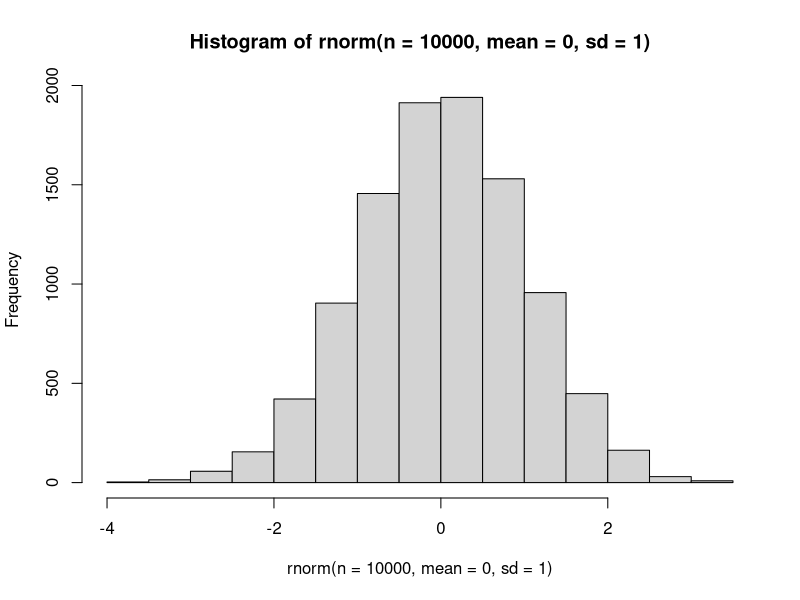
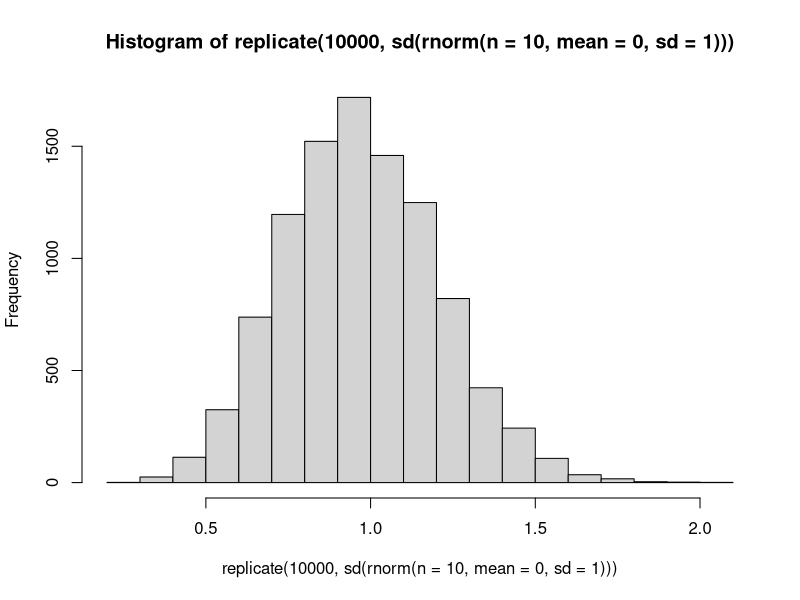
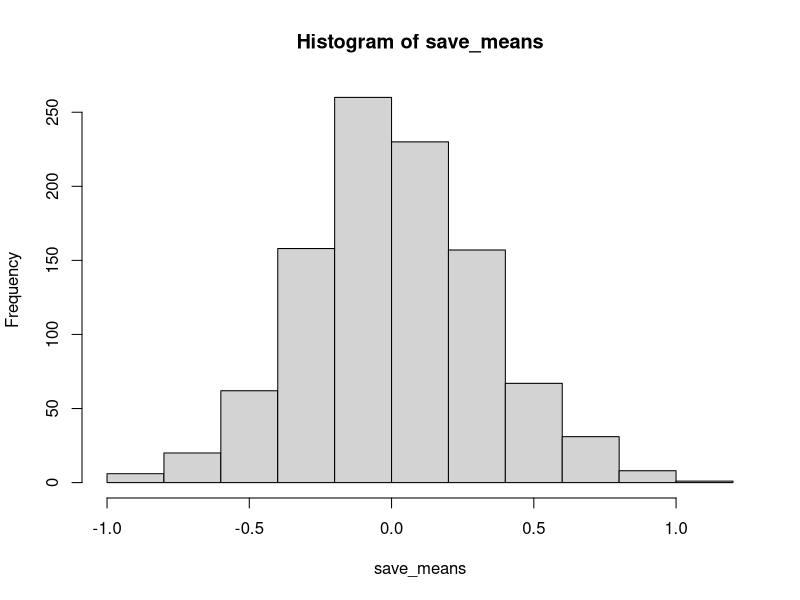
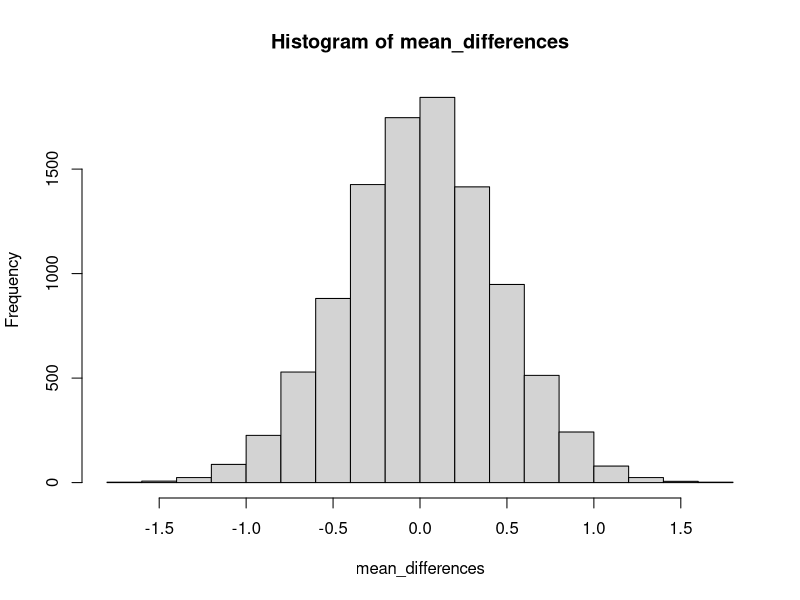
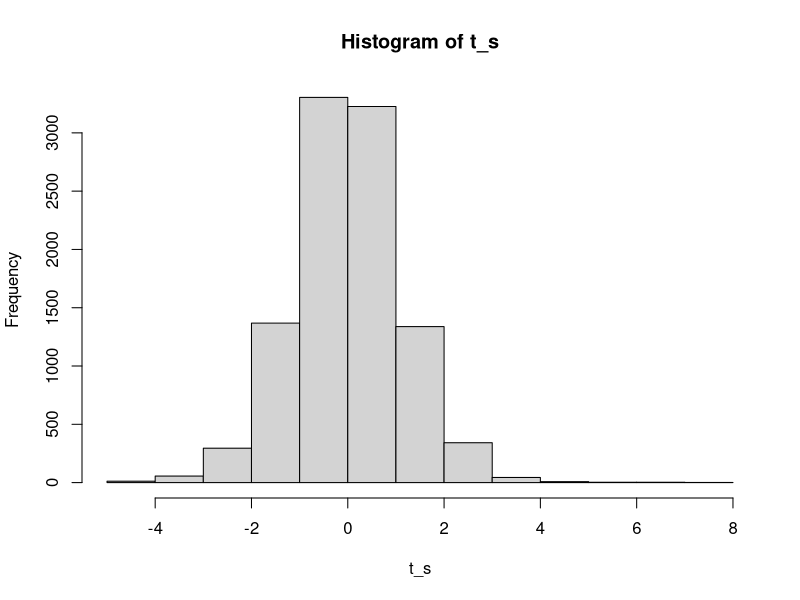
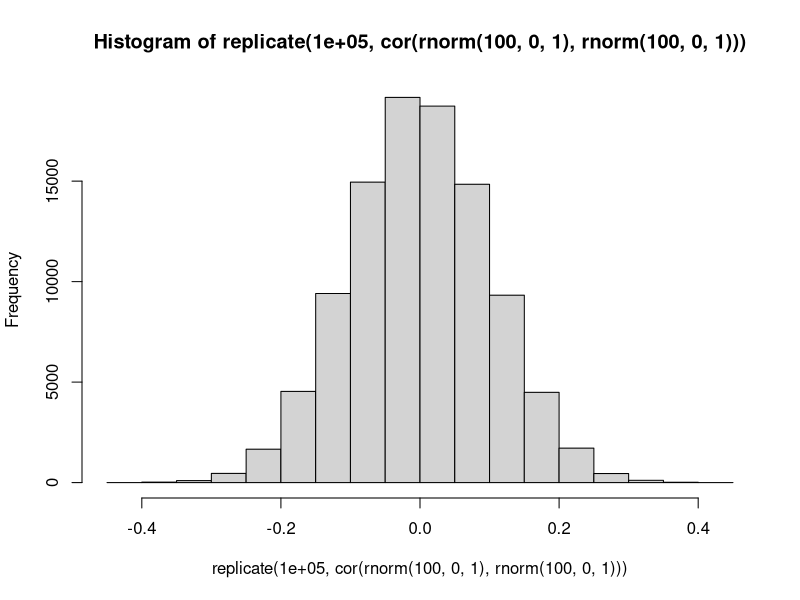
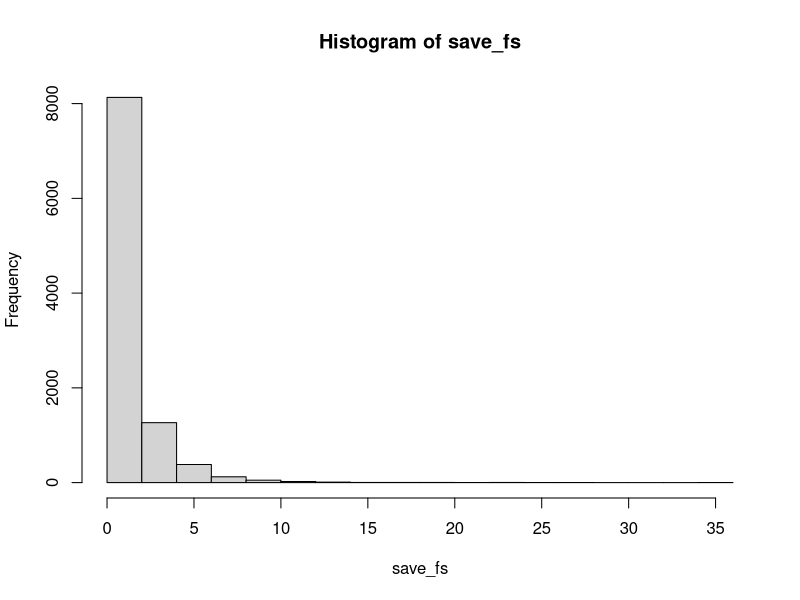

R code for these plots, in order:
## ---- chunk 1
knitr::opts_chunk$set(echo = TRUE)
## ---- chunk 2
rnorm(n=5,mean=0,sd=1)
## ---- chunk 3
hist(rnorm(n=10000,mean=0,sd=1)) #hist for histogram and rnorm for normal distribution

mean(rnorm(n=10,mean=0,sd=1))
sd(rnorm(n=100000,mean=0,sd=1))

mean(rnorm(n=10,mean=0,sd=1))
## ---- chunk 4
#sample mean
#n=10
save_means<-c()
for(i in 1:1000){
save_means[i]<-mean(rnorm(n=10,mean=0,sd=1))
}
  

## ---- chunk 5
#replicate

replicate(1000,mean(rnorm(n=10,mean=0,sd=1)))

hist(replicate(10000,sd(rnorm(n=10,mean=0,sd=1))))

hist(save_means)

SEM<-1/sqrt(10)
SEM

sd(save_means)
## ---- chunk 6
#long way of doing it
A <- rnorm(10,0,1)
B <- rnorm(10,0,1)
MD <- mean(A)-mean(B)
MD

#lets do a loop to create 10000 groups
mean_differences <- replicate(10000, mean(rnorm(10,0,1))-mean(rnorm(10,0,1)))

sort(mean_differences)[95000] #sort will order all the smallest values to the largest values-includes all 10000 numbers. The cutoff numbers in the bracket are found by .95*10000 for critical value

sort(mean_differences)[2500]
sort(mean_differences)[97500]

hist(mean_differences)
## ---- chunk 7
#pt is getting a quantile from a t-test
#qt is getting a p-value from a t-test

pt(q=2,df=9)

#find the probability of t(9) >= .5,1,1.5,2,2.5

pt(q=c(.5,1,1.5,2,2.5),df=9) #pt function provides the lower tail (left side) of the graph

t.test(rnorm(10,0,1),mu=0)$statistic #$statistic separates the t-value and lists it alone (without t-test results)

t_s <- replicate(10000,t.test(rnorm(10,0,1),mu=0)$statistic)

hist(t_s)

sim_ps <- c(length(t_s))

length(t_s[t_s < .5])/10000
length(t_s[t_s < 1])/10000
length(t_s[t_s < 1.5])/10000
length(t_s[t_s < 2])/10000
length(t_s[t_s < 2.5])/10000



## ---- chunk 8
#create a sampling distribution for correlations we can get in a specific situation

cor(rnorm(100,0,1),rnorm(100,0,1))#use cor function to correlate two sets

replicate(10000,cor(rnorm(100,0,1),rnorm(100,0,1)))

hist(replicate(1e+05,cor(rnorm(100,0,1),rnorm(100,0,1))))

sim_rs <- replicate(10000,cor(rnorm(100,0,1),rnorm(100,0,1)))

sort(abs(sim_rs))[95000]
## ---- chunk 9
A <- c(1,2,3,4)
B <- c(3,4,5,6)
C <- c(5,6,7,8)

conds<- rep(c("A","B","C"), each=4)
DV <- c(A,B,C)
df <- data.frame(conds, DV)
summary (aov(DV~conds,df))
## ---- chunk 10
run_anova <- function(){

A <- rnorm(4,0,1)
B <- rnorm(4,0,1)
C <- rnorm(4,0,1)

conds<- rep(c("A","B","C"), each=4)
DV <- c(A,B,C)
df <- data.frame(conds, DV)
summary (aov(DV~conds,df))

sum_out <- summary(aov(DV~conds,df))
sum_out[[1]]$`F value`[1]

return(sum_out[[1]]$`F value`[1])
}


save_fs <- replicate(10000,run_anova())


hist(save_fs)

sort(save_fs)[9500]

qf(.95,2,9)
